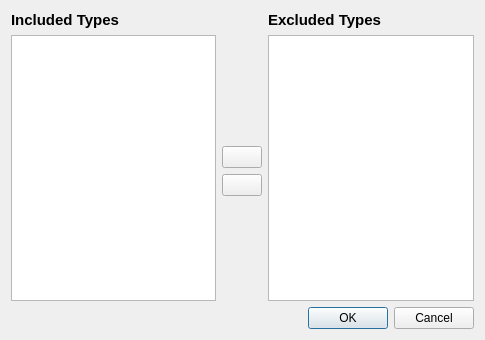
<?xml version="1.0" encoding="UTF-8"?>
<ui version="4.0">
 <class>Dialog</class>
 <widget class="QDialog" name="Dialog">
  <property name="geometry">
   <rect>
    <x>0</x>
    <y>0</y>
    <width>485</width>
    <height>340</height>
   </rect>
  </property>
  <property name="windowTitle">
   <string>Dialog</string>
  </property>
  <layout class="QGridLayout" name="gridLayout">
   <item row="0" column="0">
    <widget class="QLabel" name="label">
     <property name="sizePolicy">
      <sizepolicy hsizetype="Preferred" vsizetype="Fixed">
       <horstretch>0</horstretch>
       <verstretch>0</verstretch>
      </sizepolicy>
     </property>
     <property name="maximumSize">
      <size>
       <width>16777215</width>
       <height>20</height>
      </size>
     </property>
     <property name="font">
      <font>
       <pointsize>11</pointsize>
       <weight>75</weight>
       <bold>true</bold>
      </font>
     </property>
     <property name="text">
      <string>Included Types</string>
     </property>
    </widget>
   </item>
   <item row="0" column="2">
    <widget class="QLabel" name="label_2">
     <property name="sizePolicy">
      <sizepolicy hsizetype="Preferred" vsizetype="Fixed">
       <horstretch>0</horstretch>
       <verstretch>0</verstretch>
      </sizepolicy>
     </property>
     <property name="maximumSize">
      <size>
       <width>16777215</width>
       <height>20</height>
      </size>
     </property>
     <property name="font">
      <font>
       <pointsize>11</pointsize>
       <weight>75</weight>
       <bold>true</bold>
      </font>
     </property>
     <property name="text">
      <string>Excluded Types</string>
     </property>
    </widget>
   </item>
   <item row="1" column="1">
    <spacer name="verticalSpacer">
     <property name="orientation">
      <enum>Qt::Vertical</enum>
     </property>
     <property name="sizeHint" stdset="0">
      <size>
       <width>20</width>
       <height>40</height>
      </size>
     </property>
    </spacer>
   </item>
   <item row="2" column="1">
    <widget class="QPushButton" name="exclude_a_type">
     <property name="toolTip">
      <string>Exclude selected types.</string>
     </property>
     <property name="text">
      <string/>
     </property>
     <property name="icon">
      <iconset theme="go-next"/>
     </property>
    </widget>
   </item>
   <item row="3" column="1">
    <widget class="QPushButton" name="include_a_type">
     <property name="toolTip">
      <string>Include selected types.</string>
     </property>
     <property name="text">
      <string/>
     </property>
     <property name="icon">
      <iconset theme="go-previous"/>
     </property>
    </widget>
   </item>
   <item row="4" column="1">
    <spacer name="verticalSpacer_2">
     <property name="orientation">
      <enum>Qt::Vertical</enum>
     </property>
     <property name="sizeHint" stdset="0">
      <size>
       <width>20</width>
       <height>40</height>
      </size>
     </property>
    </spacer>
   </item>
   <item row="5" column="2">
    <widget class="QDialogButtonBox" name="buttonBox">
     <property name="orientation">
      <enum>Qt::Horizontal</enum>
     </property>
     <property name="standardButtons">
      <set>QDialogButtonBox::Cancel|QDialogButtonBox::Ok</set>
     </property>
    </widget>
   </item>
   <item row="1" column="0" rowspan="4">
    <widget class="QListWidget" name="included_types">
     <property name="selectionMode">
      <enum>QAbstractItemView::ExtendedSelection</enum>
     </property>
     <property name="sortingEnabled">
      <bool>true</bool>
     </property>
    </widget>
   </item>
   <item row="1" column="2" rowspan="4">
    <widget class="QListWidget" name="excluded_types">
     <property name="selectionMode">
      <enum>QAbstractItemView::ExtendedSelection</enum>
     </property>
     <property name="sortingEnabled">
      <bool>true</bool>
     </property>
    </widget>
   </item>
  </layout>
 </widget>
 <resources/>
 <connections>
  <connection>
   <sender>buttonBox</sender>
   <signal>accepted()</signal>
   <receiver>Dialog</receiver>
   <slot>accept()</slot>
   <hints>
    <hint type="sourcelabel">
     <x>248</x>
     <y>254</y>
    </hint>
    <hint type="destinationlabel">
     <x>157</x>
     <y>274</y>
    </hint>
   </hints>
  </connection>
  <connection>
   <sender>buttonBox</sender>
   <signal>rejected()</signal>
   <receiver>Dialog</receiver>
   <slot>reject()</slot>
   <hints>
    <hint type="sourcelabel">
     <x>316</x>
     <y>260</y>
    </hint>
    <hint type="destinationlabel">
     <x>286</x>
     <y>274</y>
    </hint>
   </hints>
  </connection>
 </connections>
</ui>
